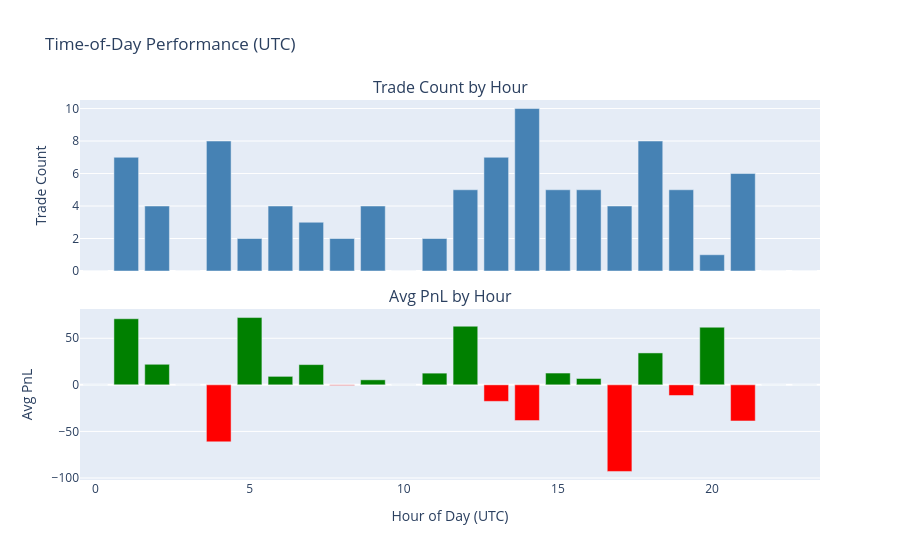

The code cell stored with this chart in its notebook:
### Markdown cell above
## Time-of-day performance (UTC)

### Code cell
if pairs.empty:
    print("No position pairs available for hourly analysis.")
else:
    hourly = compute_hourly_performance(pairs)

    fig = make_subplots(
        rows=2, cols=1, shared_xaxes=True,
        subplot_titles=("Trade Count by Hour", "Avg PnL by Hour"),
        vertical_spacing=0.1,
    )

    fig.add_trace(go.Bar(
        x=hourly["hour"], y=hourly["trade_count"],
        name="Trade Count", marker_color="steelblue",
    ), row=1, col=1)

    fig.add_trace(go.Bar(
        x=hourly["hour"], y=hourly["avg_pnl"],
        name="Avg PnL",
        marker_color=["green" if v >= 0 else "red" for v in hourly["avg_pnl"]],
    ), row=2, col=1)

    fig.update_layout(
        title="Time-of-Day Performance (UTC)",
        height=560, showlegend=False,
        xaxis2_title="Hour of Day (UTC)",
        yaxis_title="Trade Count",
        yaxis2_title="Avg PnL",
    )
    fig.show()

### Figure 1 — Plotly figure (JSON) as saved in the notebook; plotly's stock layout.template omitted (floating-point values rounded to 4 significant figures)
{"data": [{"marker": {"color": "steelblue"}, "name": "Trade Count", "type": "bar", "x": [0, 1, 2, 3, 4, 5, 6, 7, 8, 9, 10, 11, 12, 13, 14, 15, 16, 17, 18, 19, 20, 21, 22, 23], "xaxis": "x", "y": [0, 7, 4, 0, 8, 2, 4, 3, 2, 4, 0, 2, 5, 7, 10, 5, 5, 4, 8, 5, 1, 6, 0, 0], "yaxis": "y"}, {"marker": {"color": ["green", "green", "green", "green", "red", "green", "green", "green", "red", "green", "green", "green", "green", "red", "red", "green", "green", "red", "green", "red", "green", "red", "green", "green"]}, "name": "Avg PnL", "type": "bar", "x": [0, 1, 2, 3, 4, 5, 6, 7, 8, 9, 10, 11, 12, 13, 14, 15, 16, 17, 18, 19, 20, 21, 22, 23], "xaxis": "x2", "y": [0.0, 70.96, 22.08, 0.0, -61.23, 72.25, 9.103, 21.73, -0.625, 5.383, 0.0, 12.56, 62.95, -17.74, -38.39, 12.68, 6.816, -92.99, 34.27, -11.43, 61.86, -38.76, 0.0, 0.0], "yaxis": "y2"}], "layout": {"annotations": [{"font": {"size": 16}, "showarrow": false, "text": "Trade Count by Hour", "x": 0.5, "xanchor": "center", "xref": "paper", "y": 1, "yanchor": "bottom", "yref": "paper"}, {"font": {"size": 16}, "showarrow": false, "text": "Avg PnL by Hour", "x": 0.5, "xanchor": "center", "xref": "paper", "y": 0.45, "yanchor": "bottom", "yref": "paper"}], "height": 560, "showlegend": false, "title": {"text": "Time-of-Day Performance (UTC)"}, "xaxis": {"anchor": "y", "domain": [0, 1], "matches": "x2", "showticklabels": false}, "xaxis2": {"anchor": "y2", "domain": [0, 1], "title": {"text": "Hour of Day (UTC)"}}, "yaxis": {"anchor": "x", "domain": [0.55, 1], "title": {"text": "Trade Count"}}, "yaxis2": {"anchor": "x2", "domain": [0, 0.45], "title": {"text": "Avg PnL"}}}}
